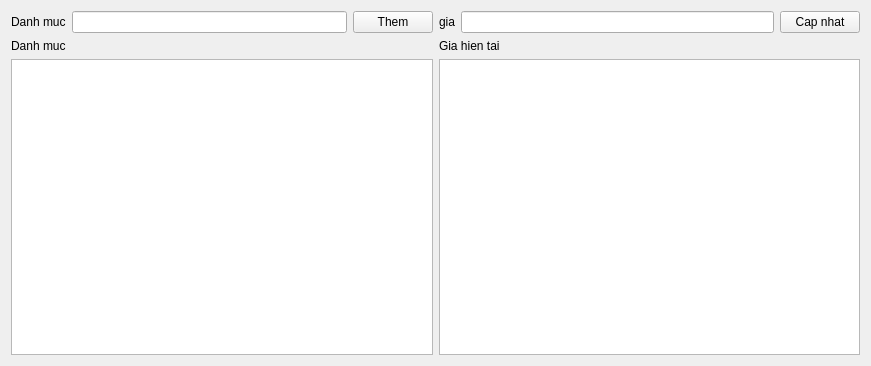
<?xml version="1.0" encoding="UTF-8"?>
<ui version="4.0">
 <class>ManageGia</class>
 <widget class="QWidget" name="ManageGia">
  <property name="geometry">
   <rect>
    <x>0</x>
    <y>0</y>
    <width>871</width>
    <height>366</height>
   </rect>
  </property>
  <property name="windowTitle">
   <string>Form</string>
  </property>
  <layout class="QHBoxLayout" name="horizontalLayout">
   <item>
    <layout class="QVBoxLayout" name="verticalLayout_3">
     <item>
      <layout class="QGridLayout" name="gridLayout_2">
       <item row="0" column="0">
        <widget class="QLabel" name="label_4">
         <property name="text">
          <string>Danh muc</string>
         </property>
        </widget>
       </item>
       <item row="0" column="1">
        <widget class="QLineEdit" name="lineEdit_dm"/>
       </item>
       <item row="0" column="2">
        <widget class="QPushButton" name="pushButton">
         <property name="text">
          <string>Them</string>
         </property>
        </widget>
       </item>
      </layout>
     </item>
     <item>
      <layout class="QVBoxLayout" name="verticalLayout">
       <item>
        <widget class="QLabel" name="label_5">
         <property name="text">
          <string>Danh muc</string>
         </property>
        </widget>
       </item>
       <item>
        <widget class="QTreeView" name="treeView_dm"/>
       </item>
      </layout>
     </item>
    </layout>
   </item>
   <item>
    <layout class="QVBoxLayout" name="verticalLayout_4">
     <item>
      <layout class="QGridLayout" name="gridLayout">
       <item row="0" column="0">
        <widget class="QLabel" name="label_2">
         <property name="text">
          <string>gia</string>
         </property>
        </widget>
       </item>
       <item row="0" column="1">
        <widget class="QLineEdit" name="lineEdit_gia"/>
       </item>
       <item row="0" column="2">
        <widget class="QPushButton" name="pushButton_2">
         <property name="text">
          <string>Cap nhat</string>
         </property>
        </widget>
       </item>
      </layout>
     </item>
     <item>
      <layout class="QVBoxLayout" name="verticalLayout_2">
       <item>
        <widget class="QLabel" name="label_3">
         <property name="text">
          <string>Gia hien tai</string>
         </property>
        </widget>
       </item>
       <item>
        <widget class="QTableView" name="tableView_giaia"/>
       </item>
      </layout>
     </item>
    </layout>
   </item>
  </layout>
 </widget>
 <resources/>
 <connections/>
</ui>
